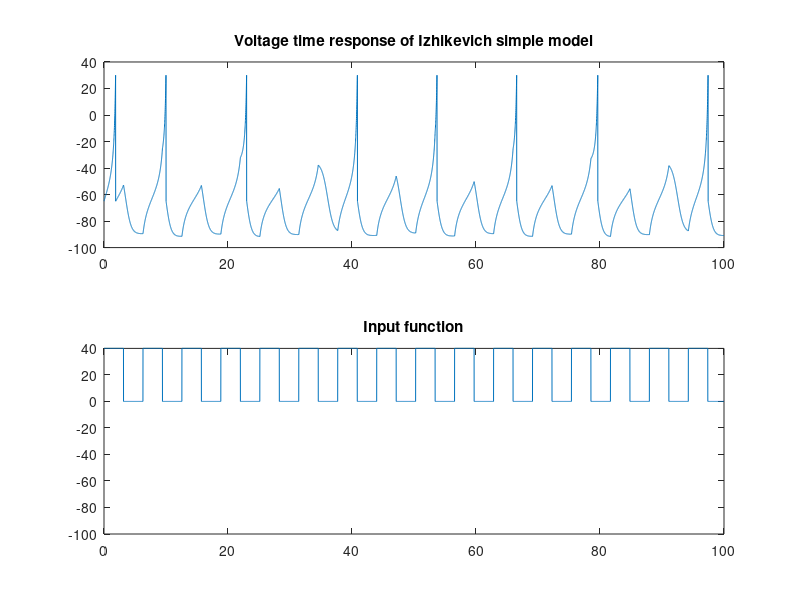

Recreate this plot in MATLAB.
%% BIOEN585 Final Project: Neuro group
% 20190507
% some starter code

clear all; close all; clc;

% izhikevich simple model

% model coefficients
% from paper: 0.04*v^2 + 5*v + 140
% can change this to the format in the book
A = 0.04;
B = 5;
C = 140;

% parameters
a = 0.02;   % time scale of recovery u
b = 0.2;    % sensitivity of recovery
c = -65;    % mV, post spike reset for v
d = 8;      % post spike reset for u
maxSpike = 30; % max spike potential

% variables
dt = 0.01;
t = 0:dt:100; % time span
I = (square(t)+1).*20;
%I = zeros(length(t),1);
%I(500:1000) = 40;  % +40 mV square wave

u = zeros(length(t),1);
v = zeros(length(t),1);
u(1) = d;   % ICs
v(1) = c;   % ICs

% ode - manually step through using Forward Euler
for idx = 1:length(t)-1
    % if reaches max spike potential
    if v(idx) >= maxSpike
        disp('Max spike reached')
        v(idx) = maxSpike; % makes sure spikes don't exceed this
        v(idx+1) = c;
        u(idx+1) = u(idx) + d;
    else      
        % ODE: next = current + dt * dy/dt
        u(idx+1) = u(idx) + dt * (a * (b*v(idx) - u(idx)));
        v(idx+1) = v(idx) + dt * (A*v(idx)^2 + B*v(idx) + C - u(idx) + I(idx));
    end
end

% ode - using ode solver (doesn't work because you can't assign variables
%                           directly i.e. when v -> -65, can potentially
%                           be implemented using Events options
% [t,y] = ode45(@simpleIZ,tspan,IC,[],params);

% plot time repsonse vs. input
figure;

ax1 = subplot(2,1,1);
plot(t,v)
title('Voltage time response of Izhikevich simple model')

ax2 = subplot(2,1,2);
plot(t,I)
title('Input function')

linkaxes([ax1 ax2],'xy')



